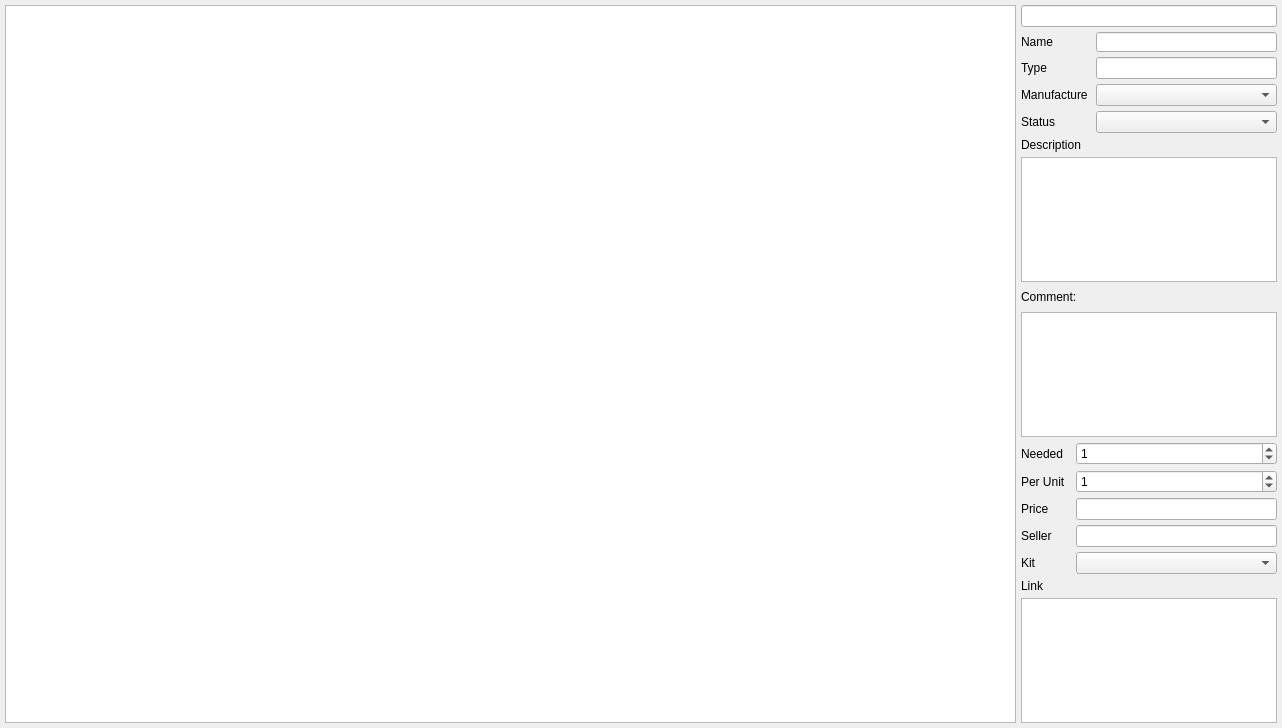
<?xml version="1.0" encoding="UTF-8"?>
<ui version="4.0">
 <class>uiComponentsPage</class>
 <widget class="QWidget" name="uiComponentsPage">
  <property name="geometry">
   <rect>
    <x>0</x>
    <y>0</y>
    <width>1282</width>
    <height>728</height>
   </rect>
  </property>
  <property name="windowTitle">
   <string>Components Page</string>
  </property>
  <layout class="QHBoxLayout" name="horizontalLayout">
   <property name="spacing">
    <number>5</number>
   </property>
   <property name="leftMargin">
    <number>5</number>
   </property>
   <property name="topMargin">
    <number>5</number>
   </property>
   <property name="rightMargin">
    <number>5</number>
   </property>
   <property name="bottomMargin">
    <number>5</number>
   </property>
   <item>
    <widget class="QTreeView" name="uiComponentsView">
     <property name="minimumSize">
      <size>
       <width>1000</width>
       <height>700</height>
      </size>
     </property>
     <property name="alternatingRowColors">
      <bool>true</bool>
     </property>
     <property name="autoExpandDelay">
      <number>1</number>
     </property>
     <property name="indentation">
      <number>15</number>
     </property>
     <property name="itemsExpandable">
      <bool>true</bool>
     </property>
     <property name="sortingEnabled">
      <bool>false</bool>
     </property>
     <property name="animated">
      <bool>true</bool>
     </property>
     <property name="wordWrap">
      <bool>true</bool>
     </property>
     <attribute name="headerCascadingSectionResizes">
      <bool>true</bool>
     </attribute>
     <attribute name="headerMinimumSectionSize">
      <number>50</number>
     </attribute>
     <attribute name="headerDefaultSectionSize">
      <number>150</number>
     </attribute>
    </widget>
   </item>
   <item>
    <widget class="QWidget" name="uiComponentsEditor" native="true">
     <property name="sizePolicy">
      <sizepolicy hsizetype="Fixed" vsizetype="Preferred">
       <horstretch>0</horstretch>
       <verstretch>0</verstretch>
      </sizepolicy>
     </property>
     <layout class="QVBoxLayout" name="verticalLayout">
      <property name="spacing">
       <number>5</number>
      </property>
      <property name="leftMargin">
       <number>0</number>
      </property>
      <property name="topMargin">
       <number>0</number>
      </property>
      <property name="rightMargin">
       <number>0</number>
      </property>
      <property name="bottomMargin">
       <number>0</number>
      </property>
      <item>
       <widget class="QLineEdit" name="uiNumberID"/>
      </item>
      <item>
       <layout class="QFormLayout" name="formLayout">
        <item row="0" column="0">
         <widget class="QLabel" name="uiNameLabel">
          <property name="minimumSize">
           <size>
            <width>50</width>
            <height>20</height>
           </size>
          </property>
          <property name="text">
           <string>Name</string>
          </property>
         </widget>
        </item>
        <item row="0" column="1">
         <widget class="QLineEdit" name="uiName">
          <property name="minimumSize">
           <size>
            <width>170</width>
            <height>20</height>
           </size>
          </property>
         </widget>
        </item>
        <item row="1" column="0">
         <widget class="QLabel" name="uiTypeLabel">
          <property name="minimumSize">
           <size>
            <width>70</width>
            <height>20</height>
           </size>
          </property>
          <property name="text">
           <string>Type</string>
          </property>
          <property name="alignment">
           <set>Qt::AlignLeading|Qt::AlignLeft|Qt::AlignVCenter</set>
          </property>
         </widget>
        </item>
        <item row="2" column="0">
         <widget class="QLabel" name="uiManufactureLabel">
          <property name="minimumSize">
           <size>
            <width>70</width>
            <height>20</height>
           </size>
          </property>
          <property name="text">
           <string>Manufacture</string>
          </property>
          <property name="alignment">
           <set>Qt::AlignLeading|Qt::AlignLeft|Qt::AlignVCenter</set>
          </property>
         </widget>
        </item>
        <item row="2" column="1">
         <widget class="QComboBox" name="uiManufacture">
          <property name="editable">
           <bool>false</bool>
          </property>
         </widget>
        </item>
        <item row="3" column="0">
         <widget class="QLabel" name="uiStatusLabel">
          <property name="minimumSize">
           <size>
            <width>70</width>
            <height>20</height>
           </size>
          </property>
          <property name="text">
           <string>Status</string>
          </property>
          <property name="alignment">
           <set>Qt::AlignLeading|Qt::AlignLeft|Qt::AlignVCenter</set>
          </property>
         </widget>
        </item>
        <item row="3" column="1">
         <widget class="QComboBox" name="uiStatus">
          <property name="editable">
           <bool>false</bool>
          </property>
         </widget>
        </item>
        <item row="1" column="1">
         <widget class="QLineEdit" name="uiType"/>
        </item>
       </layout>
      </item>
      <item>
       <widget class="QLabel" name="uiDescriptionLabel">
        <property name="text">
         <string>Description</string>
        </property>
       </widget>
      </item>
      <item>
       <widget class="QPlainTextEdit" name="uiDescription">
        <property name="sizePolicy">
         <sizepolicy hsizetype="Fixed" vsizetype="Preferred">
          <horstretch>0</horstretch>
          <verstretch>0</verstretch>
         </sizepolicy>
        </property>
        <property name="minimumSize">
         <size>
          <width>0</width>
          <height>50</height>
         </size>
        </property>
       </widget>
      </item>
      <item>
       <widget class="QLabel" name="uiCommentLabel">
        <property name="minimumSize">
         <size>
          <width>50</width>
          <height>20</height>
         </size>
        </property>
        <property name="text">
         <string>Comment:</string>
        </property>
       </widget>
      </item>
      <item>
       <widget class="QPlainTextEdit" name="uiComment">
        <property name="sizePolicy">
         <sizepolicy hsizetype="Preferred" vsizetype="Preferred">
          <horstretch>0</horstretch>
          <verstretch>0</verstretch>
         </sizepolicy>
        </property>
        <property name="minimumSize">
         <size>
          <width>0</width>
          <height>50</height>
         </size>
        </property>
       </widget>
      </item>
      <item>
       <layout class="QFormLayout" name="uiQuantityAndPriceContainer_2">
        <item row="0" column="0">
         <widget class="QLabel" name="uiQuantityNeededLabel">
          <property name="text">
           <string>Needed</string>
          </property>
         </widget>
        </item>
        <item row="0" column="1">
         <widget class="QSpinBox" name="uiQuantityNeeded">
          <property name="value">
           <number>1</number>
          </property>
         </widget>
        </item>
        <item row="1" column="0">
         <widget class="QLabel" name="uiQuantityUnitLabel">
          <property name="text">
           <string>Per Unit</string>
          </property>
         </widget>
        </item>
        <item row="1" column="1">
         <widget class="QSpinBox" name="uiQuantityUnit">
          <property name="value">
           <number>1</number>
          </property>
         </widget>
        </item>
        <item row="2" column="0">
         <widget class="QLabel" name="uiPriceUnitLabel">
          <property name="text">
           <string>Price</string>
          </property>
         </widget>
        </item>
        <item row="2" column="1">
         <widget class="QLineEdit" name="uiPriceUnit"/>
        </item>
        <item row="3" column="0">
         <widget class="QLabel" name="uiSellerLabel">
          <property name="minimumSize">
           <size>
            <width>50</width>
            <height>20</height>
           </size>
          </property>
          <property name="text">
           <string>Seller</string>
          </property>
         </widget>
        </item>
        <item row="3" column="1">
         <widget class="QLineEdit" name="uiSeller"/>
        </item>
        <item row="4" column="0">
         <widget class="QLabel" name="uiKitLabel">
          <property name="text">
           <string>Kit</string>
          </property>
         </widget>
        </item>
        <item row="4" column="1">
         <widget class="QComboBox" name="uiKit"/>
        </item>
       </layout>
      </item>
      <item>
       <widget class="QLabel" name="uiLinkLabel">
        <property name="text">
         <string>Link</string>
        </property>
       </widget>
      </item>
      <item>
       <widget class="QPlainTextEdit" name="uiLink">
        <property name="sizePolicy">
         <sizepolicy hsizetype="Preferred" vsizetype="Preferred">
          <horstretch>0</horstretch>
          <verstretch>0</verstretch>
         </sizepolicy>
        </property>
        <property name="minimumSize">
         <size>
          <width>0</width>
          <height>50</height>
         </size>
        </property>
       </widget>
      </item>
     </layout>
    </widget>
   </item>
  </layout>
 </widget>
 <resources/>
 <connections/>
</ui>
